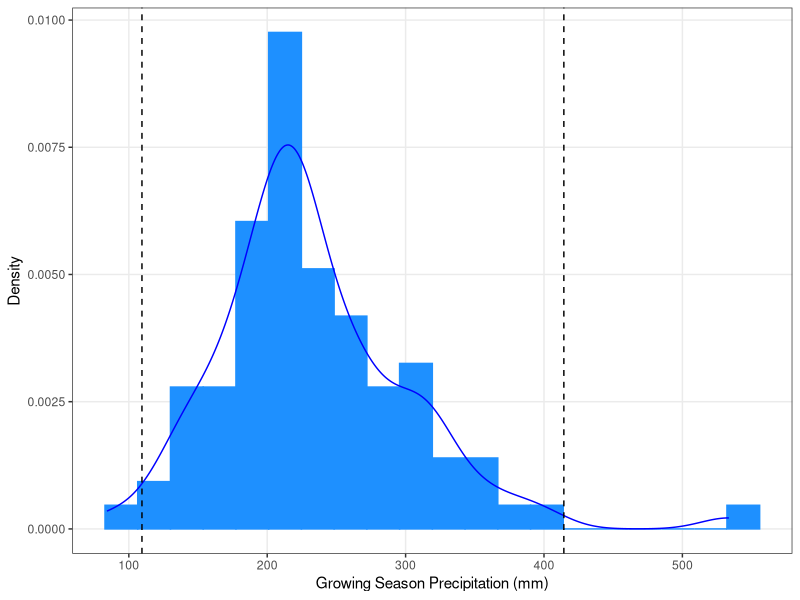

Write the R code that produced this figure.
## ---- chunk 1
library(ggplot2)
weather    <- read.csv("../data/weather/ClimateIPM.csv")
mean_ppt   <- mean(weather$ppt1)
quants_ppt <- quantile(weather$ppt1,probs = c(0.01,0.99))
quants_ppt[1]/mean_ppt*100 # percent of mean ppt for drought
quants_ppt[2]/mean_ppt*100 # percent of mean ppt for irrigation

ggplot(weather, aes(x=ppt1))+
  geom_histogram(bins=20, color="dodgerblue", fill="dodgerblue", aes(y=..density..))+
  geom_line(stat="density", color="blue")+
  geom_vline(aes(xintercept=quants_ppt[1]), linetype=2)+
  geom_vline(aes(xintercept=quants_ppt[2]), linetype=2)+
  ylab("Density")+
  xlab("Growing Season Precipitation (mm)")+
  theme_bw()+
  theme(panel.grid.minor = element_blank())
